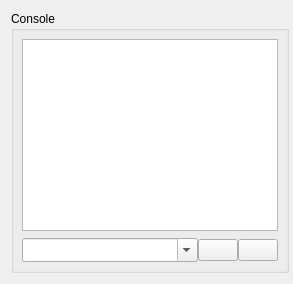
        <widget class="QWidget" name="layoutWidget1">
         <layout class="QHBoxLayout" name="horizontalLayout_29">
          <property name="rightMargin">
           <number>4</number>
          </property>
          <item>
           <widget class="GroupBox" name="grpConsole">
            <property name="autoFillBackground">
             <bool>false</bool>
            </property>
            <property name="title">
             <string>Console</string>
            </property>
            <layout class="QVBoxLayout" name="verticalLayout_3" stretch="0,0,0">
             <property name="spacing">
              <number>0</number>
             </property>
             <property name="leftMargin">
              <number>8</number>
             </property>
             <property name="topMargin">
              <number>8</number>
             </property>
             <property name="rightMargin">
              <number>8</number>
             </property>
             <property name="bottomMargin">
              <number>8</number>
             </property>
             <item>
              <widget class="QPlainTextEdit" name="txtConsole">
               <property name="minimumSize">
                <size>
                 <width>0</width>
                 <height>1</height>
                </size>
               </property>
               <property name="font">
                <font>
                 <pointsize>9</pointsize>
                </font>
               </property>
               <property name="readOnly">
                <bool>true</bool>
               </property>
              </widget>
             </item>
             <item>
              <spacer name="spacerConsole">
               <property name="orientation">
                <enum>Qt::Vertical</enum>
               </property>
               <property name="sizeType">
                <enum>QSizePolicy::Fixed</enum>
               </property>
               <property name="sizeHint" stdset="0">
                <size>
                 <width>20</width>
                 <height>7</height>
                </size>
               </property>
              </spacer>
             </item>
             <item>
              <layout class="QHBoxLayout" name="horizontalLayout_7" stretch="1,0,0">
               <item>
                <widget class="ComboBox" name="cboCommand">
                 <property name="styleSheet">
                  <string notr="true">padding-top: 3;
padding-bottom: 3;
padding-right: 8;</string>
                 </property>
                 <property name="editable">
                  <bool>true</bool>
                 </property>
                 <property name="maxVisibleItems">
                  <number>5</number>
                 </property>
                 <property name="maxCount">
                  <number>5</number>
                 </property>
                 <property name="insertPolicy">
                  <enum>QComboBox::InsertAtTop</enum>
                 </property>
                </widget>
               </item>
               <item>
                <widget class="QPushButton" name="cmdCommandSend">
                 <property name="toolTip">
                  <string>Send command</string>
                 </property>
                 <property name="icon">
                  <iconset resource="images.qrc">
                   <normaloff>:/images/send_1.png</normaloff>:/images/send_1.png</iconset>
                 </property>
                 <property name="iconSize">
                  <size>
                   <width>16</width>
                   <height>16</height>
                  </size>
                 </property>
                </widget>
               </item>
               <item>
                <widget class="QPushButton" name="cmdClearConsole">
                 <property name="toolTip">
                  <string>Clear console</string>
                 </property>
                 <property name="icon">
                  <iconset resource="images.qrc">
                   <normaloff>:/images/erase_1.png</normaloff>:/images/erase_1.png</iconset>
                 </property>
                 <property name="iconSize">
                  <size>
                   <width>16</width>
                   <height>16</height>
                  </size>
                 </property>
                </widget>
               </item>
              </layout>
             </item>
            </layout>
           </widget>
          </item>
         </layout>
        </widget>
